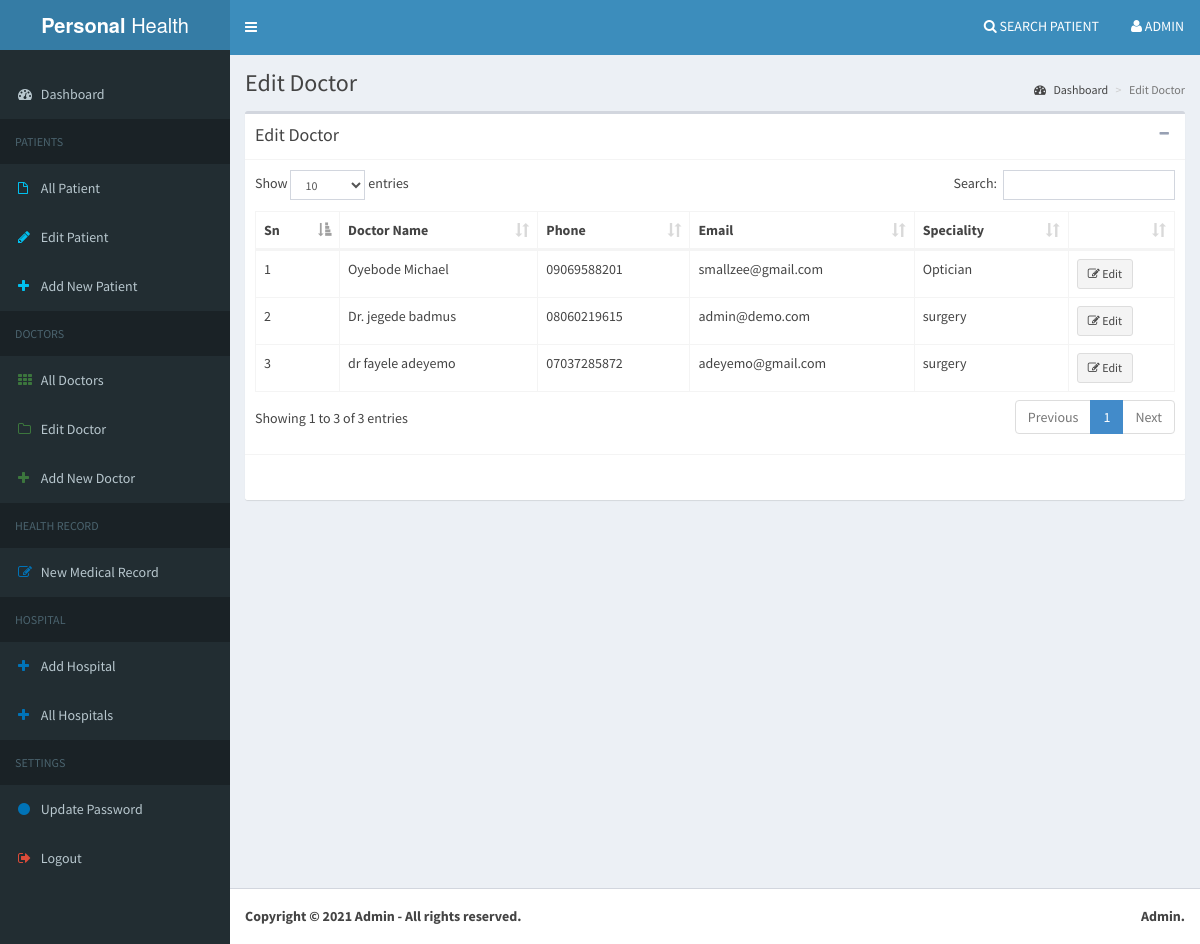
Page /admin/edit_doctor.php (signed in) on the committed database.
### tables this page shows
CREATE TABLE `doctor` (
  `id` int(11) NOT NULL,
  `name` varchar(100) NOT NULL,
  `phone` varchar(15) NOT NULL,
  `email` varchar(150) NOT NULL,
  `speciality` varchar(120) NOT NULL,
  `status` int(11) NOT NULL DEFAULT 1,
  `hospital_id` int(11) NOT NULL DEFAULT 0
);

### admin/edit_doctor.php (the view, shortened to what this page needs)
<?php
  require_once 'core/db.php';
  $page_title = "Edit Doctor";
  include_once 'head.php';
  include_once 'menu.php';
?>
  <div class="content-wrapper">
    <section class="content-header">
      <h1>
        <?php echo $page_title; ?>
      </h1>
      <ol class="breadcrumb">
        <li><a href="index.php"><i class="fa fa-dashboard"></i> Dashboard</a></li>
        <li class="active"><?php echo $page_title; ?></li>
      </ol>
    </section>
    <section class="content">
      <div class="box">
        <div class="box-header with-border">
          <h3 class="box-title"><?php echo $page_title; ?></h3>
          <div class="box-tools pull-right">
            <button type="button" class="btn btn-box-tool" data-widget="collapse" data-toggle="tooltip" title="Collapse">
              <i class="fa fa-minus"></i></button>
          </div>
        </div>
        <div class="box-body">
          <table class="table table-bordered" id="tables">
            <thead>
              <tr>
                <th>Sn</th>
                <th>Doctor Name</th>
                <th>Phone</th>
                <th>Email</th>
                <th>Speciality</th>
                <th>&nbsp;</th>
              </tr>
            </thead>
            <tbody>
              <?php
                $sql = $db->query("SELECT * FROM doctor");
                $n = 0;
                while($rs = $sql->fetch(PDO::FETCH_ASSOC)){
                  ?>
                  <tr>
                    <td>
                      <?php echo ++$n; ?>
                    </td>
                    <td>
                      <?php echo $rs['name']; ?>
                    </td>
                    <td>
                      <?php echo $rs['phone']; ?>
                    </td>
                    <td>
                      <?php echo $rs['email']; ?>
                    </td>
                    <td>
                      <?php echo $rs['speciality']; ?>
                    </td>
                    <td>
                      <a href="editing_doctors.php?id=<?php echo $rs['id']; ?>" class="btn btn-default btn-sm"><i class="fa fa-edit"></i> Edit</a>
                    </td>
                  </tr>
                  <?php
                }
              ?>
            </tbody>
          </table>
        </div>
        <div class="box-footer">
        </div>
      </div>
    </section>
  </div>
<?php
  include_once 'foot.php';
?>

### admin/css/style.css (style rules this page uses)
body { font-family: 'Open Sans', sans-serif; font-weight: 400; font-size: 14px; line-height: 25px; color: #444; }
body a { transition:0.5s all; -webkit-transition:0.5s all; -moz-transition:0.5s all; -o-transition:0.5s all; -ms-transition:0.5s all; }

### rows in the picture
doctor: name "Oyebode Michael", phone "09069588201", email "smallzee@gmail.com", speciality "Optician"
doctor: name "Dr. jegede badmus", phone "08060219615", email "admin@demo.com", speciality "surgery"
doctor: name "dr fayele adeyemo", phone "07037285872", email "adeyemo@gmail.com", speciality "surgery"

### other values in the picture
$admin_name "ADMIN"
$page_title "Edit Doctor"
